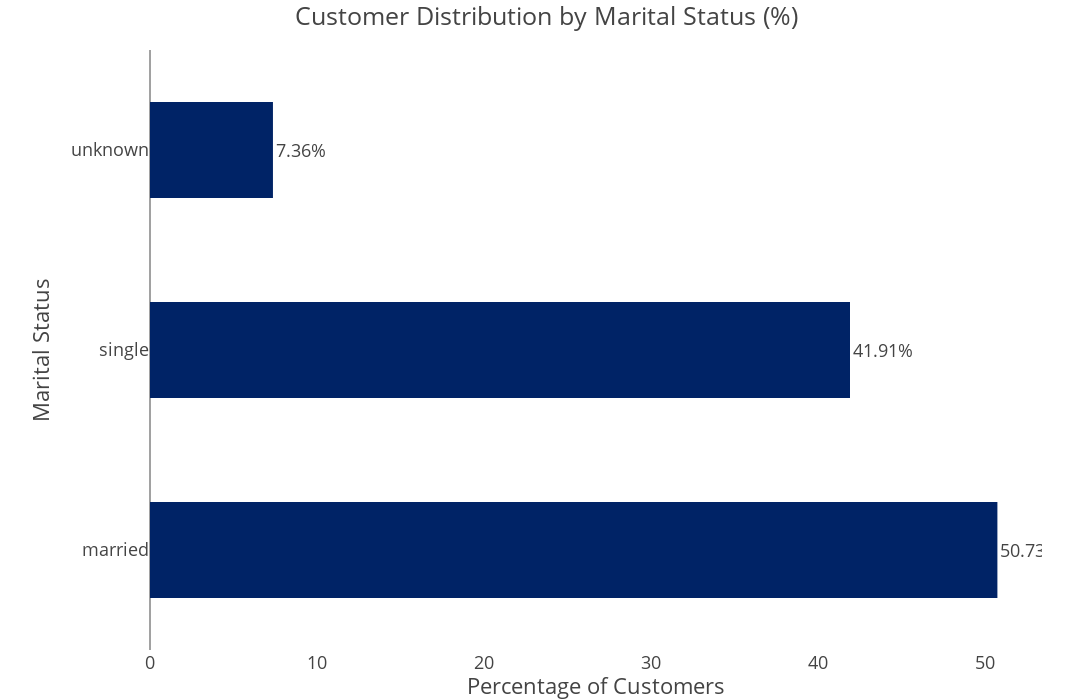

Notebook source saved alongside this figure:
### Code cell
fig = px.bar(
    marital_status_df,
    y='Marital_Status',
    x='percentage',
    orientation='h',
    title='Customer Distribution by Marital Status (%)',
    color_discrete_sequence=['#002366'],
    text = 'percentage',
    height=700,
    width=1100
)

fig.update_layout(
    template = "presentation",
    xaxis_title="Percentage of Customers",
    yaxis_title="Marital Status",
    legend_title_text=None,
    bargap=0.4,
    bargroupgap=0.2,
    margin=dict(l=150, r=50, t=50, b=50),
    paper_bgcolor="rgba(0, 0, 0, 0)",
    plot_bgcolor="rgba(0, 0, 0, 0)",
    xaxis=dict(showgrid=False),
    yaxis=dict(showgrid=False)
)

fig.update_traces(
    texttemplate="%{text:.2f}%",
    textposition="outside",
    marker_line_width=0
)

fig.write_image(os.path.join(results_dir, 'Customers_by_Marital_Status.jpg'))
fig.write_image(os.path.join(results_dir, 'Customers_by_Marital_Status.png'))
fig.write_html(os.path.join(results_dir, 'Customers_by_Marital_Status.html'))

fig.show()

### Figure 1 — Plotly figure (JSON) as saved in the notebook; plotly's stock layout.template omitted (floating-point values rounded to 4 significant figures)
{"data": [{"hovertemplate": "percentage=%{text}<br>Marital_Status=%{y}<extra></extra>", "legendgroup": "", "marker": {"color": "#002366", "line": {"width": 0}, "pattern": {"shape": ""}}, "name": "", "orientation": "h", "showlegend": false, "text": [50.73, 41.91, 7.361], "textposition": "outside", "texttemplate": "%{text:.2f}%", "type": "bar", "x": [50.73, 41.91, 7.361], "xaxis": "x", "y": ["married", "single", "unknown"], "yaxis": "y"}], "layout": {"bargap": 0.4, "bargroupgap": 0.2, "barmode": "relative", "height": 700, "legend": {"tracegroupgap": 0}, "margin": {"b": 50, "l": 150, "r": 50, "t": 50}, "paper_bgcolor": "rgba(0, 0, 0, 0)", "plot_bgcolor": "rgba(0, 0, 0, 0)", "title": {"text": "Customer Distribution by Marital Status (%)"}, "width": 1100, "xaxis": {"anchor": "y", "autorange": true, "domain": [0, 1], "range": [0, 53.4], "showgrid": false, "title": {"text": "Percentage of Customers"}, "type": "linear"}, "yaxis": {"anchor": "x", "autorange": true, "domain": [0, 1], "range": [-0.5, 2.5], "showgrid": false, "title": {"text": "Marital Status"}, "type": "category"}}}
